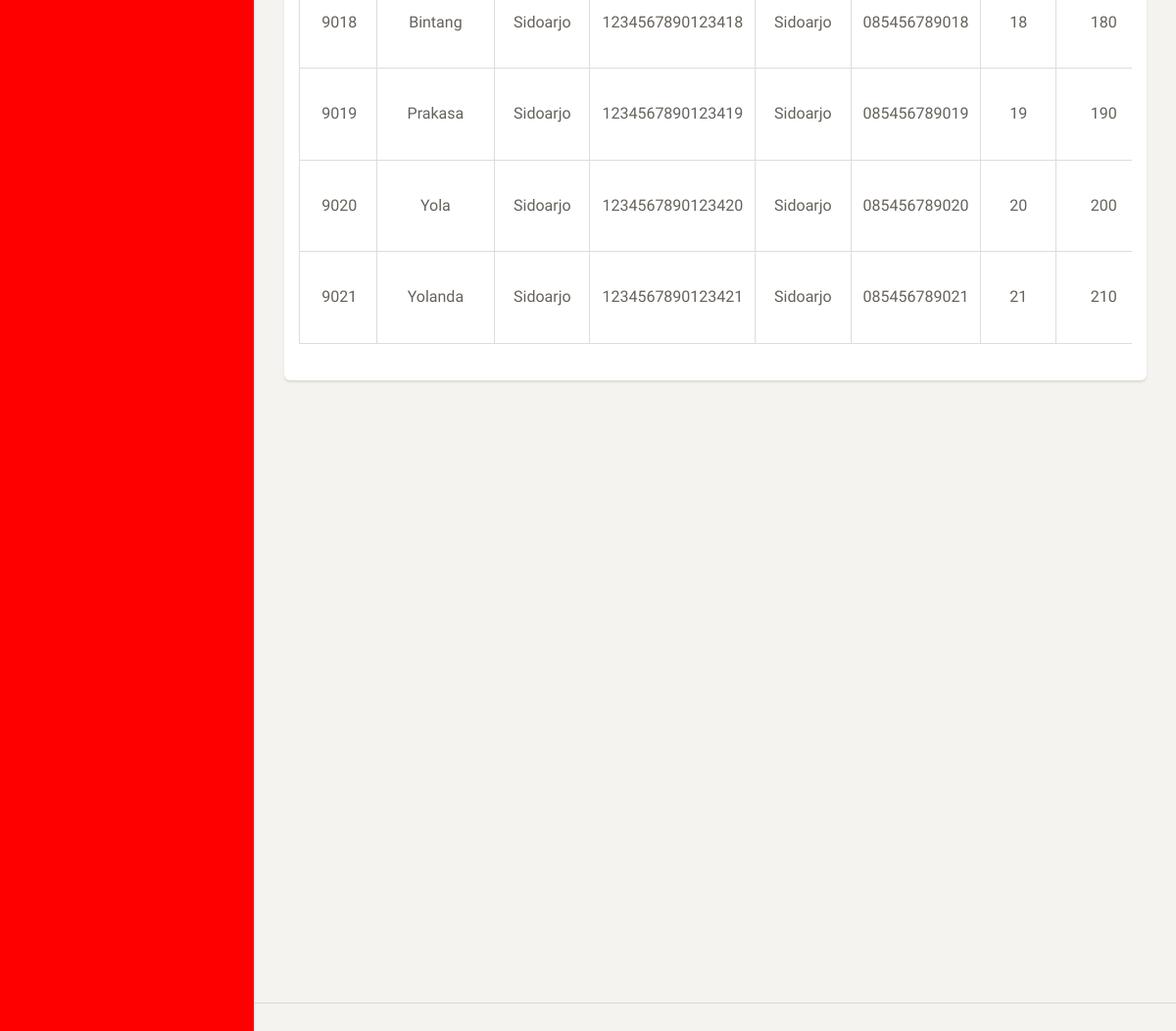
/inputer_simpan.php (signed in, lower part), run on an earlier commit of the app's database.
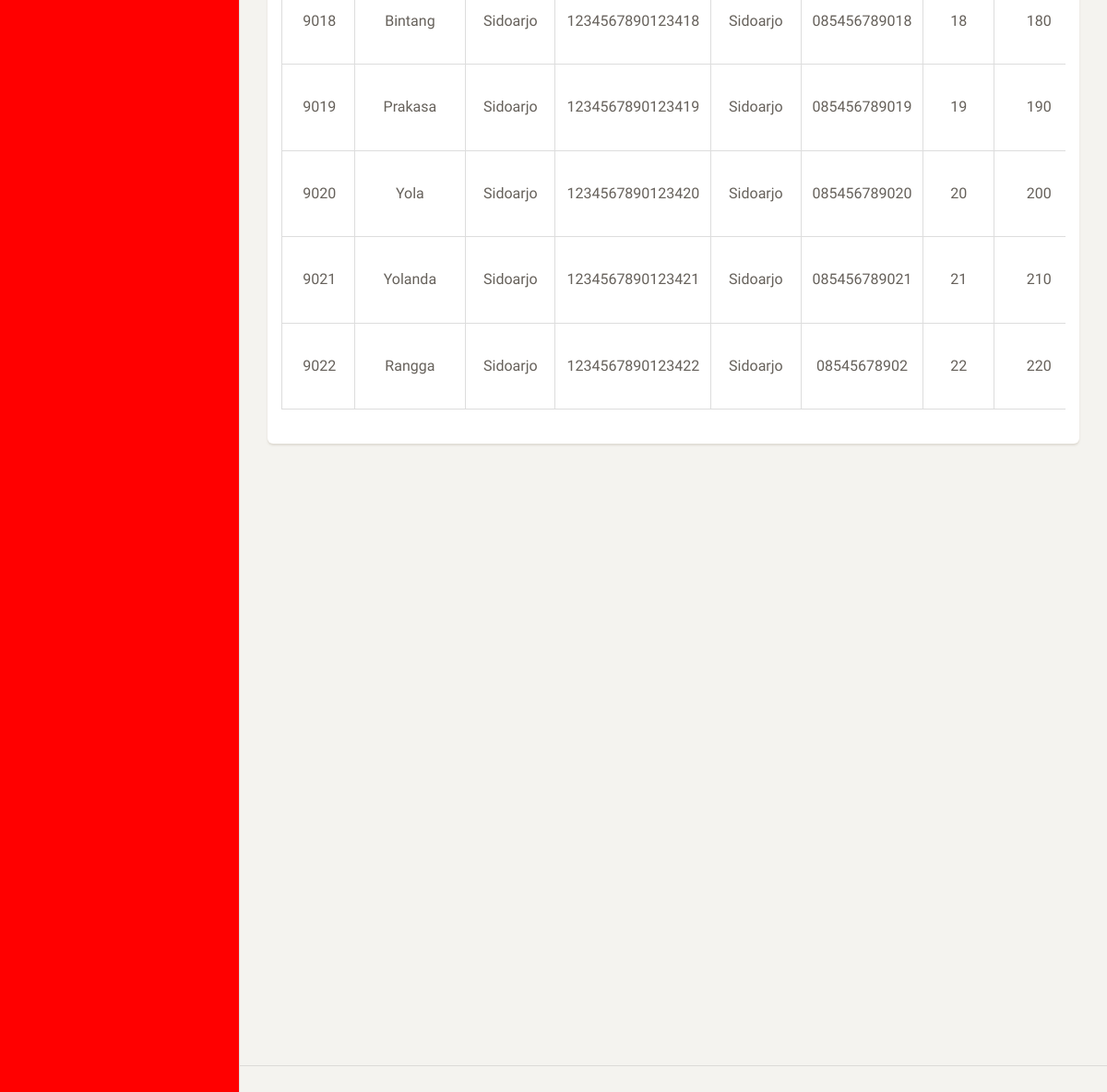
And on a later commit of the database.
### tables this page shows
CREATE TABLE `data_pelanggan` (
  `id` int(15) NOT NULL,
  `track_id` varchar(15) NOT NULL,
  `nama_pelanggan` varchar(25) NOT NULL,
  `alamat` varchar(50) NOT NULL,
  `ktp` varchar(20) NOT NULL,
  `sto` varchar(25) NOT NULL,
  `second_cp` varchar(25) NOT NULL,
  `paket` varchar(25) NOT NULL,
  `tagging_rill` varchar(25) NOT NULL,
  `odp` varchar(25) NOT NULL,
  `odp_ke_pelanggan` varchar(25) NOT NULL,
  `tgl_input` timestamp NOT NULL DEFAULT CURRENT_TIMESTAMP ON UPDATE CURRENT_TIMESTAMP,
  `no_sc` varchar(25) NOT NULL,
  `status_validasi` varchar(7) NOT NULL,
  `kategori_progress_psb` varchar(25) NOT NULL,
  `keterangan_progress_psb` varchar(50) NOT NULL,
  `alamat_rill_pelanggan` varchar(50) NOT NULL,
  `cp_rill_pelanggan` varchar(25) NOT NULL,
  `nama_teknisi` varchar(25) NOT NULL,
  `id_partner` int(11) NOT NULL DEFAULT '0',
  `id_spv` int(11) NOT NULL DEFAULT '0',
  `id_agency` int(11) NOT NULL DEFAULT '0'
);

### inputer_tabel.php (the view, shortened to what this page needs)
<table class="table table-hover table-bordered text-center">
<tbody>
<?php
include("koneksi.php");
    $query = "SELECT * FROM data_pelanggan";
    $hasil = mysqli_query($con,$query);
    while ($data = mysqli_fetch_array($hasil)){
    echo "<tr>"; ?>
            <td><?php echo $data['track_id'] ?></td>
            <td><?php echo $data['nama_pelanggan'] ?></td>
            <td><?php echo $data['alamat'] ?></td>
            <td><?php echo $data['ktp'] ?></td>
            <td><?php echo $data['sto'] ?></td>
            <td><?php echo $data['second_cp'] ?></td>
            <td><?php echo $data['paket'] ?></td>
            <td><?php echo $data['tagging_rill'] ?></td>
<?php echo "</tr>";
       }
?>
</tbody>
</table>

What changed in the data, as far as the page shows it:
added data_pelanggan: track "9022", nama_pelanggan "Rangga", alamat "Sidoarjo", ktp "1234567890123422", sto "Sidoarjo", second_cp "08545678902", paket "22", tagging_rill "220"
